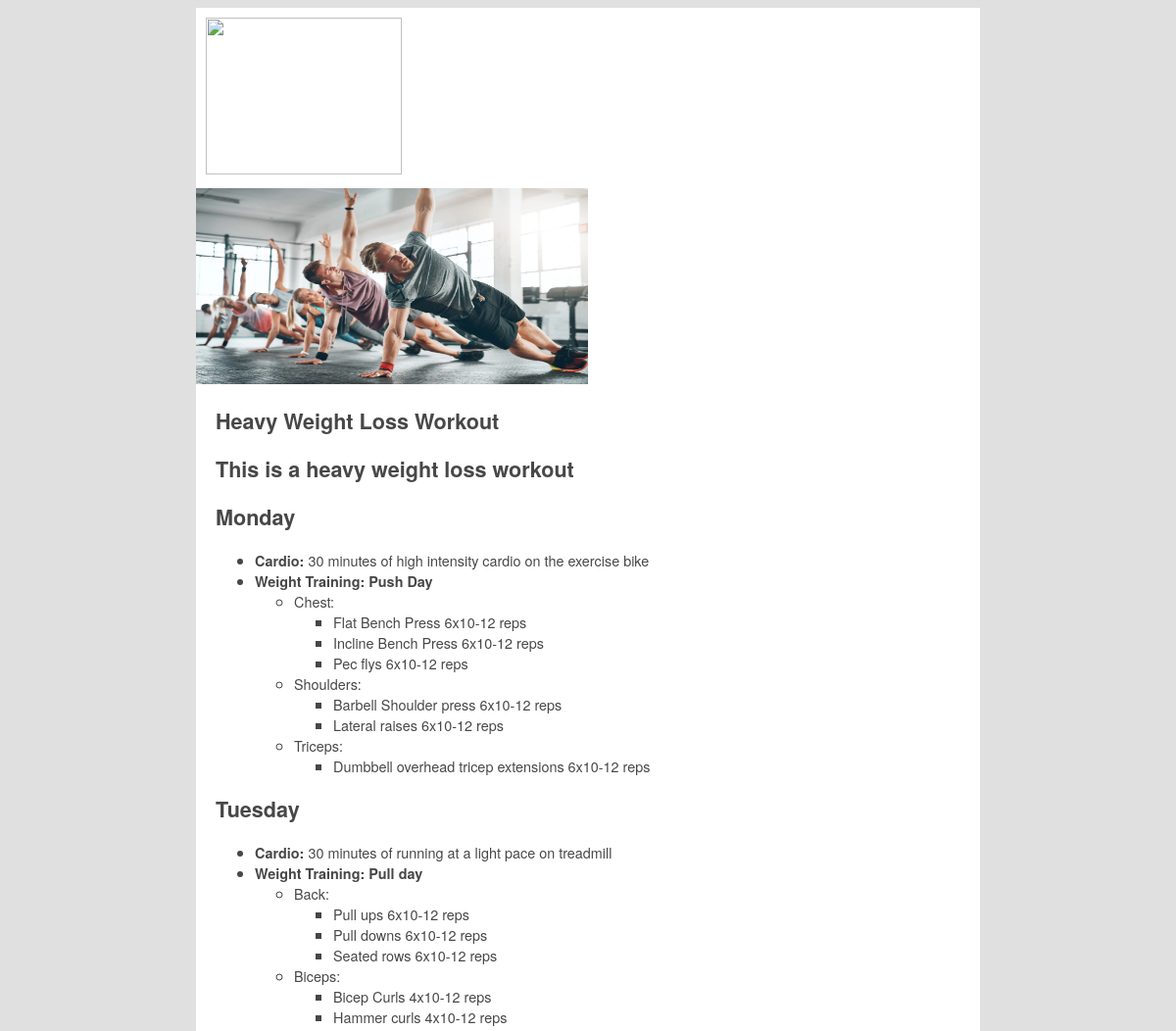
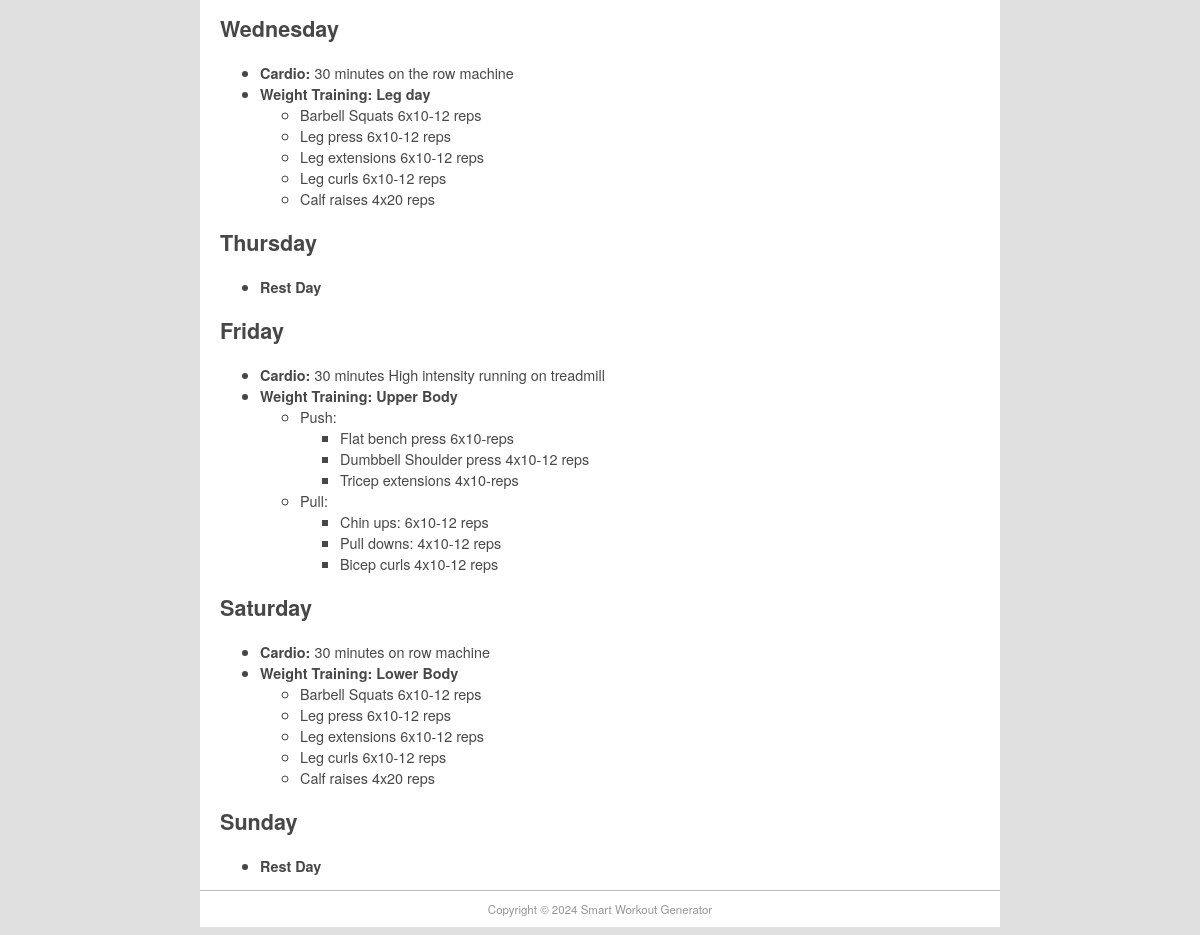
The app's page /weight_loss_heavy/ with its own data (2 pictures, top to bottom).
### pages/models.py (models this page shows, shortened)
class Page(models.Model):
    title = models.CharField(max_length=60)
    permalink = models.CharField(max_length=50, unique=True)
    bodytext = models.TextField('Page Content', blank=True)

### pages/views.py (the view)
# urls.py: path("weight_loss_heavy/", views.weight_loss_heavy, name="weight_loss_heavy"),
def weight_loss_heavy(request):
    pg = Page.objects.get(permalink='/weight_loss_heavy')
    context = {
	'title': pg.title,
	'content': pg.bodytext
    }
    return render(request, 'base.html', context)

### LHJ_group_project_test/templates/base.html (shortened to what this page needs)
{% load static %}
<!doctype html>
<html>
    <head>
        <link href="{% static 'main.css' %}" rel="stylesheet" type="text/css">
    </head>
    <body>
    <div id="wrapper">
        <header id="header">
            <div id="logo"><img src="{% static 'gym3.png' %}" width="200" height="160" alt=""/></div>
            <div id="topbanner"><img src="{% static 'gym4.webp' %}" width="400" height="200" alt=""/></div>
        </header>
        <section id="main">
            <h1>{{ title }}</h1>
            {% autoescape off %}
            <p>{{ content}}</p>
            {% endautoescape %}
        </section>
        <footer id="footer">Copyright &copy; 2024 Smart Workout Generator</footer>
    </div>
    </body>
</html>

### LHJ_group_project_test/static/main.css (style rules this page uses)
#header { border-style: none; width: 800px; height: auto; }
#wrapper { margin-top: 0px; margin-left: auto; margin-right: auto; background-color: #FFFFFF; width: 800px; }
body { background-color: #E0E0E0; font-family: Gotham, "Helvetica Neue", Helvetica, Arial, sans-serif; font-size: 0.9em; text-align: justify; color: #474747; }
#footer { text-align: center; font-size: 0.8em; margin-top: 5px; padding-top: 10px; padding-bottom: 10px; background-color: #FFFFFF; border-top: thin solid #BBBBBB; clear: both; color: #969696; }
#main { width: 560px; float: left; margin-left: 20px; margin-right: 10px; padding-right: 10px; }
#logo { padding: 10px; }

### records on screen
Page: title "Heavy Weight Loss Workout", bodytext "This is a heavy weight loss workout Monday Cardio: 30 minutes of high intensity cardio on the exercise bike Weight Training: Push Day Chest: Flat Bench Press 6x10-12 reps Incline Bench Press 6x10-12 reps Pec flys 6x10-12 reps Shoulders: Barbell Shoulder press 6x10-12 reps Lateral raises 6x10-12 reps Triceps: Dumbbell overhead tricep extensions 6x10-12 reps Tuesday Cardio: 30 minutes of running at a light pace on treadmill Weight Training: Pull day Back: Pull ups 6x10-12 reps Pull downs 6x10-12 reps Seated rows 6x10-12 reps Biceps: Bicep Curls 4x10-12 reps Hammer curls 4x10-12 reps Wednesday Cardio: 30 minutes on the row machine Weight Training: Leg day Barbell Squats 6x10-12 reps Leg press…"
